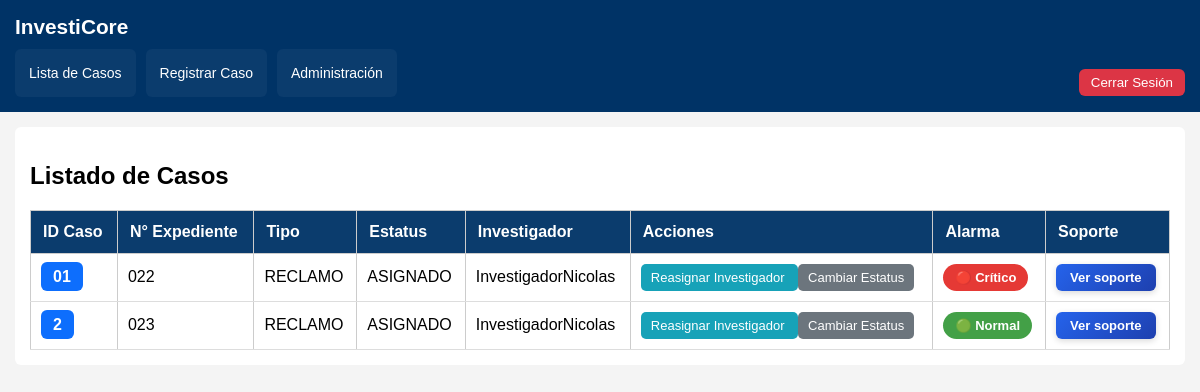
/casos/ (signed in), run on the app's committed database.
### casos/models.py (models this page shows)
class Caso(models.Model):
    id_caso = models.CharField(max_length=50)
    nro_expediente = models.CharField(max_length=50)
    investigador = models.ForeignKey(
        'usuarios.Usuario',
        on_delete=models.SET_NULL,
        null=True,
        blank=True
    )
    fecha_inicio = models.DateField()
    fecha_creacion = models.DateTimeField(auto_now_add=True)
    dias = models.IntegerField()
    mes = models.CharField(max_length=20)
    movil_afectado = models.CharField(max_length=100)
    TIPOS_CASO = [
    ('GESTION', 'Gestión'),
    ('RECLAMO', 'Reclamo'),
    ('CASO', 'Caso'),
    ]
    tipo_caso = models.CharField(
        max_length=20,
        choices=TIPOS_CASO
    )
    tipo_irregularidad = models.CharField(max_length=100)
    subtipo_irregularidad = models.CharField(max_length=100)
    objetivo_agraviado = models.CharField(max_length=200)
    incidencia = models.TextField()
    duracion_dias = models.IntegerField()
    descripcion_modus_operandi = models.TextField()
    area_apoyo = models.CharField(max_length=200)
    deteccion_procedencia = models.TextField()
    diagnostico = models.TextField()
    actuaciones = models.TextField()
    conclusiones = models.TextField()
    observaciones = models.TextField()
    soporte = models.FileField(
        upload_to='soportes/',
        validators=[
            FileExtensionValidator(
                allowed_extensions=['pdf', 'jpg', 'jpeg', 'png']
            )
        ],
        blank=True,
        null=True
    )
    ESTATUS = [
        ('ABIERTO', 'Abierto'),
        ('ASIGNADO', 'Asignado'),
        ('CERRADO', 'Cerrado'),
    ]
    estatus = models.CharField(max_length=20, choices=ESTATUS)

### usuarios/models.py (models this page shows, shortened)
class Usuario(AbstractUser):
    ROLES = (
        ('ADMIN', 'Administrador'),
        ('INV', 'Investigador'),
    )
    rol = models.CharField(
        max_length=5,
        choices=ROLES,
        default='INV'
    )
    def is_admin(self):
        return self.rol == 'ADMIN' or self.is_superuser

### casos/views.py (the view)
# urls.py: path('', views.listar_casos, name='listar_casos'),
@login_required
def listar_casos(request):
    modo = request.GET.get('modo', None)
    if request.user.is_admin():
        casos = Caso.objects.all()
    else:
        casos = Caso.objects.filter(investigador=request.user)
    hoy = timezone.now()
    for caso in casos:
        dias = (hoy - caso.fecha_creacion).days
        if dias >= 10:
            caso.nivel_alarma = "critico"
        elif dias >= 5:
            caso.nivel_alarma = "advertencia"
        else:
            caso.nivel_alarma = "normal"
    return render(request, 'casos/listar.html', {
        'casos': casos,
        'modo': modo
    })

### casos/context_processors.py (called while the page is built)
def alarmas_globales(request):
    if not request.user.is_authenticated:
        return {}
    alarmas = []
    hoy = timezone.now().date()
    if request.user.is_staff:
        sin_asignar = Caso.objects.filter(estatus='Abierto').count()
        if sin_asignar > 0:
            alarmas.append(f"Hay {sin_asignar} casos sin asignar")
    casos = Caso.objects.filter(fecha_inicio__isnull=False)
    for caso in casos:
        if hasattr(caso, 'duracion_dias') and caso.fecha_inicio and caso.duracion_dias:
            fecha_limite = caso.fecha_inicio + timedelta(days=caso.duracion_dias)
            if fecha_limite < hoy:
                alarmas.append(f"El caso {caso.id_caso} está vencido")
    return {
        'alarmas': alarmas
    }

### templates/casos/listar.html (shortened to what this page needs)
{% extends 'base.html' %}
{% block contenido %}
<h2>Listado de Casos</h2>
<table>
    <thead>
        <tr>
            <th>ID Caso</th>
            <th>N° Expediente</th>
            <th>Tipo</th>
            <th>Estatus</th>
            <th>Investigador</th>
            <th>Acciones</th>
            <th>Alarma</th>
            <th>Soporte</th>
        </tr>
    </thead>
    <tbody>
        {% for caso in casos %}
        <tr>
            <td>
                <a href="{% url 'detalle_caso' caso.id %}" class="btn-id-caso">
                    {{ caso.id_caso }}
                </a>
            </td>
            <td>{{ caso.nro_expediente }}</td>
            <td>{{ caso.tipo_caso }}</td>
            <td>{{ caso.estatus }}</td>
            <td>
                {% if caso.investigador %}
                    {{ caso.investigador.username }}
                {% else %}
                    Sin asignar
                {% endif %}
            </td>
            <td>
                {% if request.user.is_admin %}
                    {% if not caso.investigador %}
                        <a href="{% url 'asignar_investigador' caso.id %}" class="btn-accion">
                            Asignar Investigador
                        </a>
                    {% else %}
                        <a href="{% url 'asignar_investigador' caso.id %}" class="btn-accion">
                            Reasignar Investigador
                        </a>
                    {% endif %}
                    <a href="{% url 'cambiar_estatus' caso.id %}" class="btn-accion-sec">
                        Cambiar Estatus
                    </a>
                {% endif %}
            </td>
            <td>
                {% if caso.nivel_alarma == "critico" %}
                    <span class="badge-critico">🔴 Crítico</span>
                {% elif caso.nivel_alarma == "advertencia" %}
                    <span class="badge-advertencia">🟡 Advertencia</span>
                {% else %}
                    <span class="badge-normal">🟢 Normal</span>
                {% endif %}
            </td>
            <td>
                {% if caso.soporte %}
                    <a href="{{ caso.soporte.url }}" target="_blank" class="btn-soporte">
                        <b>Ver soporte</b>
                    </a>
                {% else %}
                    <span class="text-muted">Sin soporte</span>
                {% endif %}
            </td>
        </tr>
        {% endfor %}
    </tbody>
</table>
{% endblock %}

### templates/base.html (shortened to what this page needs)
{% load static %}
<!DOCTYPE html>
<html lang="es">
<head>
    <link rel="stylesheet" href="{% static 'css/estilos.css' %}">
</head>
<body>
<header>
    <h1>InvestiCore</h1>
    <nav>
        {% if request.user.is_admin %}
            <a href="{% url 'listar_casos' %}" class="nav-btn">
                Lista de Casos
            </a>
        {% endif %}
        <div class="nav-buttons">
            <a href="{% url 'crear_caso' %}" class="nav-btn">
                Registrar Caso
            </a>
        </div>
        {% if user.is_staff %}
            <a href="{% url 'panel_admin' %}" class="nav-btn">
                Administración
            </a>
        {% endif %}
        {% if user.is_authenticated %}
            <form action="{% url 'logout' %}" method="post" class="logout-form">
                <button type="submit" class="btn-logout">
                    Cerrar Sesión
                </button>
            </form>
        {% endif %}
    </nav>
</header>
<main>
    {% block contenido %}
    {% endblock %}
</main>
</body>
</html>

### static/css/estilos.css (style rules this page uses)
* { box-sizing: border-box; }
body { font-family: Arial, sans-serif; margin: 0; background: #f4f4f4; }
header { background: #003366; color: white; padding: 15px; }
header h1 { margin: 0; font-size: 1.3rem; }
nav { display: flex; flex-wrap: wrap; gap: 10px; margin-top: 10px; }
nav a { color: white; text-decoration: none; background: #0055aa; padding: 8px 12px; border-radius: 4px; }
main { padding: 15px; background: white; margin: 15px; border-radius: 6px; }
table { width: 100%; border-collapse: collapse; }
th { background: #eee; }
th, td { padding: 10px; border: 1px solid #ccc; text-align: left; }
form { max-width: 600px; }
button { margin-top: 20px; padding: 10px; background: #003366; color: white; border: none; border-radius: 4px; cursor: pointer; }
table { width: 100%; border-collapse: collapse; background: white; }
th { background: #0b3c6d; color: white; padding: 12px; text-align: left; }
td { padding: 10px; border-bottom: 1px solid #ddd; }
.nav-btn { background-color: #0b3c6d; color: white; padding: 16px 14px; font-size: 14px; border-radius: 6px; text-decoration: none; display: inline-block; }
a { text-decoration: none; color: inherit; }
.btn-accion { background-color: #17a2b8; color: white; padding: 6px 10px; border-radius: 5px; font-size: 13px; }
.btn-accion-sec { background-color: #6c757d; color: white; padding: 6px 10px; border-radius: 5px; font-size: 13px; }
.btn-id-caso { background-color: #0d6efd; color: white; padding: 6px 12px; border-radius: 6px; font-weight: bold; text-decoration: none; transition: 0.2s ease-in-out; }
.logout-form { display: inline; margin-left: auto; }
.btn-logout { background-color: #dc3545; color: white; border: none; padding: 6px 12px; border-radius: 6px; cursor: pointer; font-weight: 500; transition: 0.2s; }
.badge-normal { background-color: #43a047; color: white; padding: 6px 12px; border-radius: 20px; font-size: 13px; font-weight: bold; }
.badge-critico { background-color: #e53935; color: white; padding: 6px 12px; border-radius: 20px; font-size: 13px; font-weight: bold; animation: parpadeo 1s infinite alternate; }
.btn-soporte { display: inline-block; padding: 6px 14px; font-size: 13px; font-weight: 500; color: #ffffff; background: linear-gradient(135deg, #2563eb, #1e40af); border-radius: 6px; text-decoration: none; transition: all 0.25s ease; box-shadow: 0 2px 6px rgba(0, 0, 0, 0.15); }

### data on the page
Caso: id_caso "01", nro_expediente "022", tipo_caso "RECLAMO", estatus "ASIGNADO", investigador.username "InvestigadorNicolas", shows "Reasignar Investigador", shows "🔴 Crítico"
Caso: id_caso "2", nro_expediente "023", tipo_caso "RECLAMO", estatus "ASIGNADO", investigador.username "InvestigadorNicolas", shows "Reasignar Investigador", shows "🟢 Normal"
